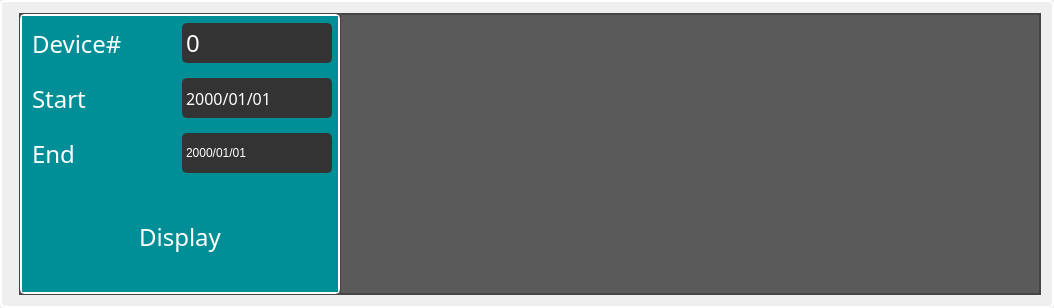
                 <widget class="QGroupBox" name="groupBox_8">
                  <property name="minimumSize">
                   <size>
                    <width>0</width>
                    <height>300</height>
                   </size>
                  </property>
                  <property name="styleSheet">
                   <string notr="true">QGroupBox::title{
	color : white;
	left: 10px;
	margin-left: 0px;
	padding: 0 1px;
}

QGroupBox{
	border-width: 2px;
	border-style: solid;
	border-color: white;
	margin-top: 0.5ex;
	border-radius: 5px;
}</string>
                  </property>
                  <property name="title">
                   <string/>
                  </property>
                  <layout class="QGridLayout" name="gridLayout_31">
                   <item row="0" column="0">
                    <layout class="QHBoxLayout" name="horizontalLayout_29">
                     <item>
                      <widget class="QFrame" name="frame_29">
                       <property name="styleSheet">
                        <string notr="true">background:#008F96;
border-width: 0;
border-radius : 0;</string>
                       </property>
                       <property name="frameShape">
                        <enum>QFrame::StyledPanel</enum>
                       </property>
                       <property name="frameShadow">
                        <enum>QFrame::Raised</enum>
                       </property>
                       <layout class="QGridLayout" name="gridLayout_30">
                        <property name="leftMargin">
                         <number>0</number>
                        </property>
                        <property name="topMargin">
                         <number>0</number>
                        </property>
                        <property name="rightMargin">
                         <number>0</number>
                        </property>
                        <property name="bottomMargin">
                         <number>0</number>
                        </property>
                        <property name="spacing">
                         <number>0</number>
                        </property>
                       </layout>
                      </widget>
                     </item>
                     <item>
                      <widget class="QFrame" name="frame_30">
                       <property name="styleSheet">
                        <string notr="true">background:rgb(91,90,90);</string>
                       </property>
                       <property name="frameShape">
                        <enum>QFrame::StyledPanel</enum>
                       </property>
                       <property name="frameShadow">
                        <enum>QFrame::Raised</enum>
                       </property>
                       <layout class="QGridLayout" name="gridLayout_8">
                        <property name="leftMargin">
                         <number>0</number>
                        </property>
                        <property name="topMargin">
                         <number>0</number>
                        </property>
                        <property name="rightMargin">
                         <number>0</number>
                        </property>
                        <property name="bottomMargin">
                         <number>0</number>
                        </property>
                        <property name="spacing">
                         <number>0</number>
                        </property>
                        <item row="0" column="1">
                         <widget class="hashrateCharView" name="graphicsViewHistoryInfo">
                          <property name="minimumSize">
                           <size>
                            <width>700</width>
                            <height>280</height>
                           </size>
                          </property>
                          <property name="font">
                           <font>
                            <family>Berlin Sans FB</family>
                           </font>
                          </property>
                          <property name="styleSheet">
                           <string notr="true">background-color: rgb(91, 90, 90);</string>
                          </property>
                          <property name="horizontalScrollBarPolicy">
                           <enum>Qt::ScrollBarAsNeeded</enum>
                          </property>
                         </widget>
                        </item>
                        <item row="0" column="0">
                         <widget class="QGroupBox" name="groupBox_11">
                          <property name="minimumSize">
                           <size>
                            <width>320</width>
                            <height>0</height>
                           </size>
                          </property>
                          <property name="styleSheet">
                           <string notr="true">QGroupBox::title{
	color : white;
	left: 10px;
	margin-left: 0px;
	padding: 0 1px;
}

QGroupBox{
	border-width: 2px;
	border-style: solid;
	border-color: white;
	margin-top: 0.5ex;
	border-radius: 5px;
}</string>
                          </property>
                          <property name="title">
                           <string/>
                          </property>
                          <layout class="QGridLayout" name="gridLayout_50">
                           <property name="leftMargin">
                            <number>0</number>
                           </property>
                           <property name="topMargin">
                            <number>0</number>
                           </property>
                           <property name="rightMargin">
                            <number>0</number>
                           </property>
                           <property name="bottomMargin">
                            <number>0</number>
                           </property>
                           <property name="spacing">
                            <number>0</number>
                           </property>
                           <item row="0" column="0">
                            <widget class="QFrame" name="frame_34">
                             <property name="minimumSize">
                              <size>
                               <width>0</width>
                               <height>100</height>
                              </size>
                             </property>
                             <property name="styleSheet">
                              <string notr="true">background:#008F96;
border-width: 0;
border-radius : 0;</string>
                             </property>
                             <property name="frameShape">
                              <enum>QFrame::StyledPanel</enum>
                             </property>
                             <property name="frameShadow">
                              <enum>QFrame::Raised</enum>
                             </property>
                             <layout class="QGridLayout" name="gridLayout_56">
                              <property name="leftMargin">
                               <number>0</number>
                              </property>
                              <property name="topMargin">
                               <number>0</number>
                              </property>
                              <property name="rightMargin">
                               <number>0</number>
                              </property>
                              <property name="bottomMargin">
                               <number>0</number>
                              </property>
                              <property name="spacing">
                               <number>0</number>
                              </property>
                              <item row="0" column="0">
                               <layout class="QVBoxLayout" name="verticalLayout_14">
                                <property name="spacing">
                                 <number>0</number>
                                </property>
                                <item>
                                 <layout class="QHBoxLayout" name="horizontalLayout">
                                  <property name="leftMargin">
                                   <number>10</number>
                                  </property>
                                  <property name="rightMargin">
                                   <number>6</number>
                                  </property>
                                  <item>
                                   <widget class="QLabel" name="labelHistoryDeviceNum">
                                    <property name="minimumSize">
                                     <size>
                                      <width>80</width>
                                      <height>55</height>
                                     </size>
                                    </property>
                                    <property name="font">
                                     <font>
                                      <family>Berlin Sans FB</family>
                                      <pointsize>18</pointsize>
                                     </font>
                                    </property>
                                    <property name="styleSheet">
                                     <string notr="true">color : white;</string>
                                    </property>
                                    <property name="text">
                                     <string>Device#</string>
                                    </property>
                                   </widget>
                                  </item>
                                  <item>
                                   <widget class="QSpinBox" name="spinBoxHistoryDeviceNum">
                                    <property name="minimumSize">
                                     <size>
                                      <width>140</width>
                                      <height>40</height>
                                     </size>
                                    </property>
                                    <property name="font">
                                     <font>
                                      <family>Berlin Sans FB</family>
                                      <pointsize>18</pointsize>
                                     </font>
                                    </property>
                                    <property name="styleSheet">
                                     <string notr="true">QSpinBox { 
	border: 2px solid rgb(51,51,51);
	border-radius: 5px;	
	color:rgb(255,255,255);
	background-color: rgb(51,51,51);
}

QSpinBox::up-arrow { 
	image: url(:icons/icos/arrow.png);
}

QSpinBox::up-button {
	border: none; 
	color:rgb(255,255,255,0);
    border-left-width: 1px;
    border-left-color: darkgray;
}
QSpinBox::up-button:hover { 
	border: 2px solid rgb(0,143,170);
	border-radius: 5px;	
	color:rgb(255,255,255);
}

QSpinBox::down-arrow { 
	image: url(:icons/icos/arrow.png);
}
QSpinBox::down-button {
	border: none; 
	color:rgb(255,255,255,0);
}
QSpinBox::down-button:hover { 
	border: 2px solid rgb(0,143,170);
	border-radius: 5px;	
	color:rgb(255,255,255);
}
</string>
                                    </property>
                                   </widget>
                                  </item>
                                 </layout>
                                </item>
                                <item>
                                 <layout class="QHBoxLayout" name="horizontalLayout_25">
                                  <property name="leftMargin">
                                   <number>10</number>
                                  </property>
                                  <property name="rightMargin">
                                   <number>6</number>
                                  </property>
                                  <item>
                                   <widget class="QLabel" name="labelHistoryDeviceNum_2">
                                    <property name="minimumSize">
                                     <size>
                                      <width>120</width>
                                      <height>55</height>
                                     </size>
                                    </property>
                                    <property name="font">
                                     <font>
                                      <family>Berlin Sans FB</family>
                                      <pointsize>18</pointsize>
                                     </font>
                                    </property>
                                    <property name="styleSheet">
                                     <string notr="true">color : white;</string>
                                    </property>
                                    <property name="text">
                                     <string>Start</string>
                                    </property>
                                   </widget>
                                  </item>
                                  <item>
                                   <widget class="QDateTimeEdit" name="dateTimeEditHistoryStartTime">
                                    <property name="minimumSize">
                                     <size>
                                      <width>140</width>
                                      <height>40</height>
                                     </size>
                                    </property>
                                    <property name="font">
                                     <font>
                                      <family>Berlin Sans FB</family>
                                      <pointsize>12</pointsize>
                                      <weight>50</weight>
                                      <italic>false</italic>
                                      <bold>false</bold>
                                     </font>
                                    </property>
                                    <property name="cursor">
                                     <cursorShape>IBeamCursor</cursorShape>
                                    </property>
                                    <property name="styleSheet">
                                     <string notr="true">QDateTimeEdit { 
	border: 2px solid rgb(51,51,51);
	border-radius: 5px;	
	color:rgb(255,255,255);
	background-color: rgb(51,51,51);
	font: 12pt &quot;Berlin Sans FB&quot;;
}

QDateTimeEdit::up-arrow { 
	image: url(:icons/icos/arrow.png);
}

QDateTimeEdit::up-button {
	border: none; 
	color:rgb(255,255,255,0);
    border-left-width: 1px;
    border-left-color: darkgray;
}
QDateTimeEdit::up-button:hover { 
	border: 2px solid rgb(0,143,170);
	border-radius: 5px;	
	color:rgb(255,255,255);
}

QDateTimeEdit::down-arrow { 
	image: url(:icons/icos/arrow.png);
}
QDateTimeEdit::down-button {
	border: none; 
	color:rgb(255,255,255,0);
}
QDateTimeEdit::down-button:hover { 
	border: 2px solid rgb(0,143,170);
	border-radius: 5px;	
	color:rgb(255,255,255);
}
</string>
                                    </property>
                                    <property name="displayFormat">
                                     <string>yyyy/MM/dd</string>
                                    </property>
                                   </widget>
                                  </item>
                                 </layout>
                                </item>
                                <item>
                                 <layout class="QHBoxLayout" name="horizontalLayout_26">
                                  <property name="leftMargin">
                                   <number>10</number>
                                  </property>
                                  <property name="rightMargin">
                                   <number>6</number>
                                  </property>
                                  <item>
                                   <widget class="QLabel" name="labelHistoryDeviceNum_3">
                                    <property name="minimumSize">
                                     <size>
                                      <width>50</width>
                                      <height>55</height>
                                     </size>
                                    </property>
                                    <property name="font">
                                     <font>
                                      <family>Berlin Sans FB</family>
                                      <pointsize>18</pointsize>
                                     </font>
                                    </property>
                                    <property name="styleSheet">
                                     <string notr="true">color : white;</string>
                                    </property>
                                    <property name="text">
                                     <string>End</string>
                                    </property>
                                   </widget>
                                  </item>
                                  <item>
                                   <widget class="QDateTimeEdit" name="dateTimeEditHistoryEndTime">
                                    <property name="minimumSize">
                                     <size>
                                      <width>140</width>
                                      <height>40</height>
                                     </size>
                                    </property>
                                    <property name="styleSheet">
                                     <string notr="true">QDateTimeEdit { 
	border: 2px solid rgb(51,51,51);
	border-radius: 5px;	
	color:rgb(255,255,255);
	background-color: rgb(51,51,51);
	font: 12pt &quot;Berlin Sans FB&quot;;
}

QDateTimeEdit::up-arrow { 
	image: url(:icons/icos/arrow.png);
}

QDateTimeEdit::up-button {
	border: none; 
	color:rgb(255,255,255,0);
    border-left-width: 1px;
    border-left-color: darkgray;
}
QDateTimeEdit::up-button:hover { 
	border: 2px solid rgb(0,143,170);
	border-radius: 5px;	
	color:rgb(255,255,255);
}

QDateTimeEdit::down-arrow { 
	image: url(:icons/icos/arrow.png);
}
QDateTimeEdit::down-button {
	border: none; 
	color:rgb(255,255,255,0);
}
QDateTimeEdit::down-button:hover { 
	border: 2px solid rgb(0,143,170);
	border-radius: 5px;	
	color:rgb(255,255,255);
}
</string>
                                    </property>
                                    <property name="displayFormat">
                                     <string>yyyy/MM/dd</string>
                                    </property>
                                   </widget>
                                  </item>
                                 </layout>
                                </item>
                                <item>
                                 <widget class="QFrame" name="frame_31">
                                  <property name="minimumSize">
                                   <size>
                                    <width>0</width>
                                    <height>80</height>
                                   </size>
                                  </property>
                                  <property name="styleSheet">
                                   <string notr="true">background:#008F96;
border-width: 0;
border-radius : 0;</string>
                                  </property>
                                  <property name="frameShape">
                                   <enum>QFrame::StyledPanel</enum>
                                  </property>
                                  <property name="frameShadow">
                                   <enum>QFrame::Raised</enum>
                                  </property>
                                  <layout class="QGridLayout" name="gridLayout_47">
                                   <property name="leftMargin">
                                    <number>0</number>
                                   </property>
                                   <property name="topMargin">
                                    <number>0</number>
                                   </property>
                                   <property name="rightMargin">
                                    <number>0</number>
                                   </property>
                                   <property name="bottomMargin">
                                    <number>0</number>
                                   </property>
                                   <property name="spacing">
                                    <number>0</number>
                                   </property>
                                   <item row="0" column="0">
                                    <layout class="QVBoxLayout" name="verticalLayout_24">
                                     <property name="spacing">
                                      <number>0</number>
                                     </property>
                                     <item>
                                      <layout class="QHBoxLayout" name="horizontalLayout_24">
                                       <property name="spacing">
                                        <number>0</number>
                                       </property>
                                       <property name="leftMargin">
                                        <number>0</number>
                                       </property>
                                       <item>
                                        <widget class="QPushButton" name="pushButtonSearchHistory">
                                         <property name="sizePolicy">
                                          <sizepolicy hsizetype="Minimum" vsizetype="Expanding">
                                           <horstretch>0</horstretch>
                                           <verstretch>0</verstretch>
                                          </sizepolicy>
                                         </property>
                                         <property name="minimumSize">
                                          <size>
                                           <width>0</width>
                                           <height>80</height>
                                          </size>
                                         </property>
                                         <property name="font">
                                          <font>
                                           <family>Berlin Sans FB</family>
                                           <pointsize>18</pointsize>
                                          </font>
                                         </property>
                                         <property name="styleSheet">
                                          <string notr="true">QPushButton {
	border: none;
	background-color: rgba(0,0,0,0);
	color : white;
}
QPushButton:hover {
	background-color: rgb(51,51,51);
}
QPushButton:pressed {	
	background-color: #7A0000;
}</string>
                                         </property>
                                         <property name="text">
                                          <string>Display</string>
                                         </property>
                                        </widget>
                                       </item>
                                      </layout>
                                     </item>
                                    </layout>
                                   </item>
                                  </layout>
                                 </widget>
                                </item>
                               </layout>
                              </item>
                             </layout>
                            </widget>
                           </item>
                          </layout>
                         </widget>
                        </item>
                       </layout>
                      </widget>
                     </item>
                    </layout>
                   </item>
                  </layout>
                 </widget>
